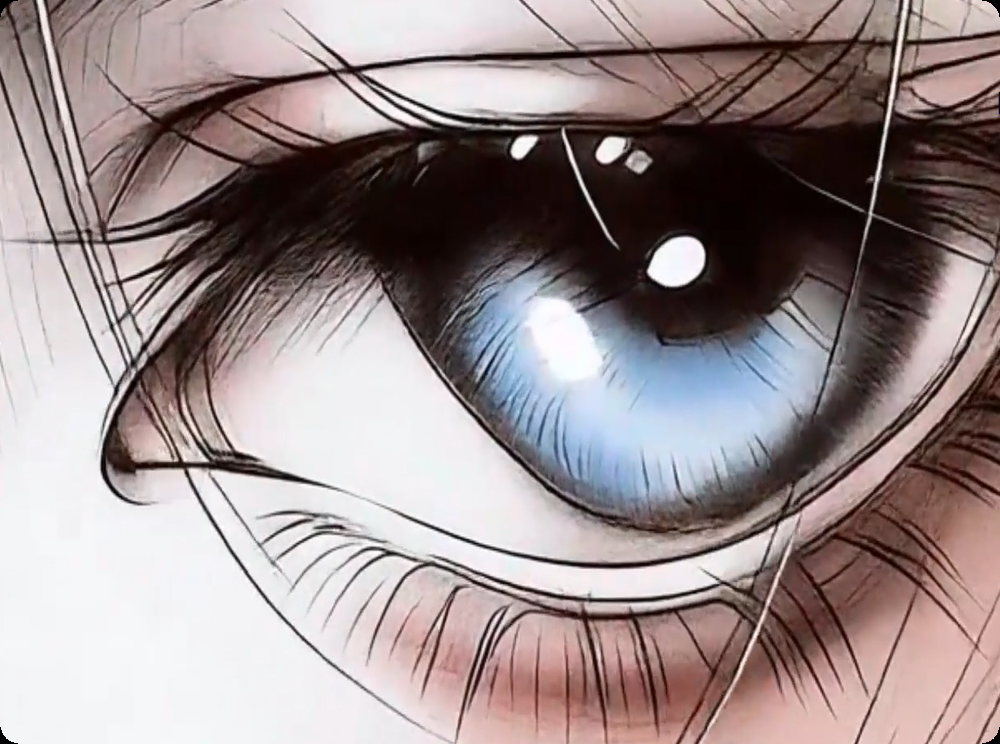
#> input picture 001.bmp, 1000 x 744 px, found by its file name
$ python '例6.11.py'
#> lines starting #> are read from the running program, lines starting #| are printed output that depends on the picture; after the words box and inside, x2 and y2 are one past the last pixel; in counts of white or black regions, pixels touching at a corner belong together
import cv2

img = cv2.imread("001.bmp", 0)
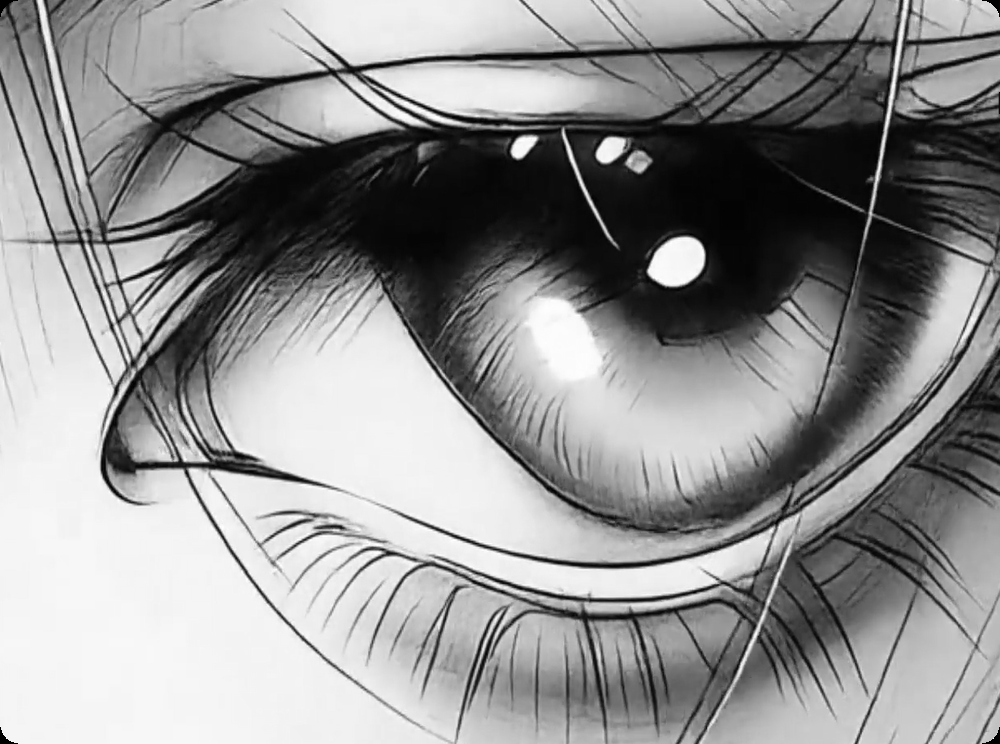
#> img: shape (744, 1000); min 0, max 255, mean 145.5
if img is None:
    raise FileNotFoundError("没有找到图片：001.bmp")

t1, thd = cv2.threshold(img, 127, 255, cv2.THRESH_BINARY)
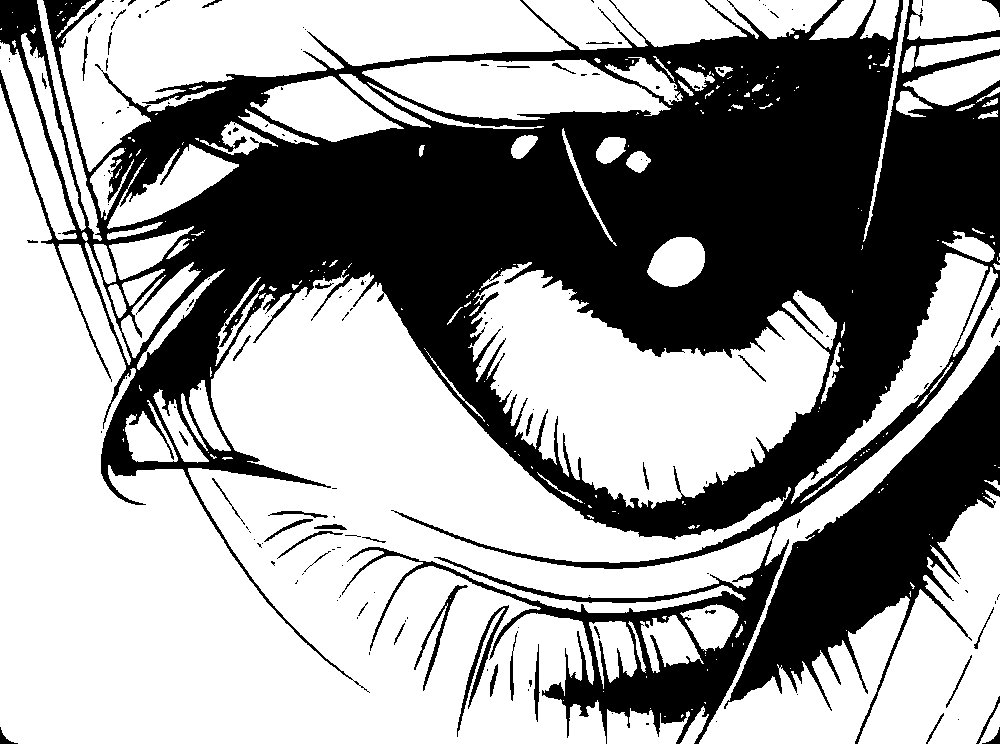
#> thd: shape (744, 1000); 61% white; 170 black regions (126 under 20 px), largest, box (x1, y1, x2, y2) and area: (0, 0, 1000, 744) 252584, (724, 345, 1000, 744) 32699, (457, 605, 509, 737) 915
athd_mean = cv2.adaptiveThreshold(
    img, 255, cv2.ADAPTIVE_THRESH_MEAN_C, cv2.THRESH_BINARY, 5, 3
)
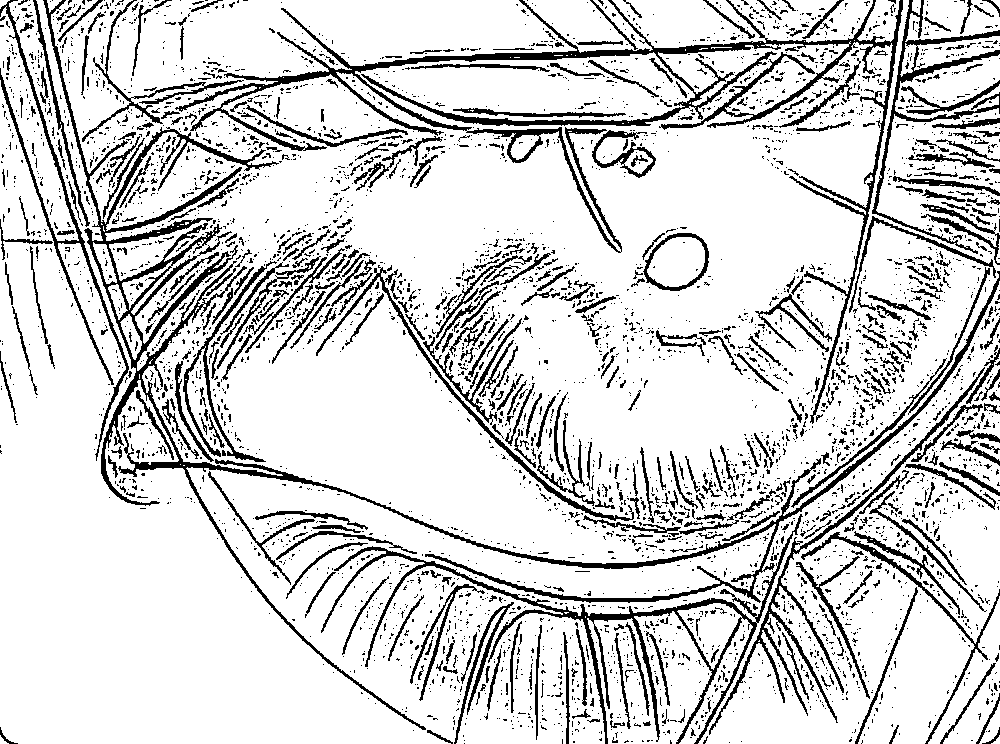
#> athd_mean: shape (744, 1000); 83.6% white; 4414 black regions (3880 under 20 px), largest, box (x1, y1, x2, y2) and area: (43, 0, 1000, 730) 16844, (175, 0, 903, 424) 15141, (321, 514, 803, 744) 5833
athd_gaus = cv2.adaptiveThreshold(
    img, 255, cv2.ADAPTIVE_THRESH_GAUSSIAN_C, cv2.THRESH_BINARY, 5, 3
)
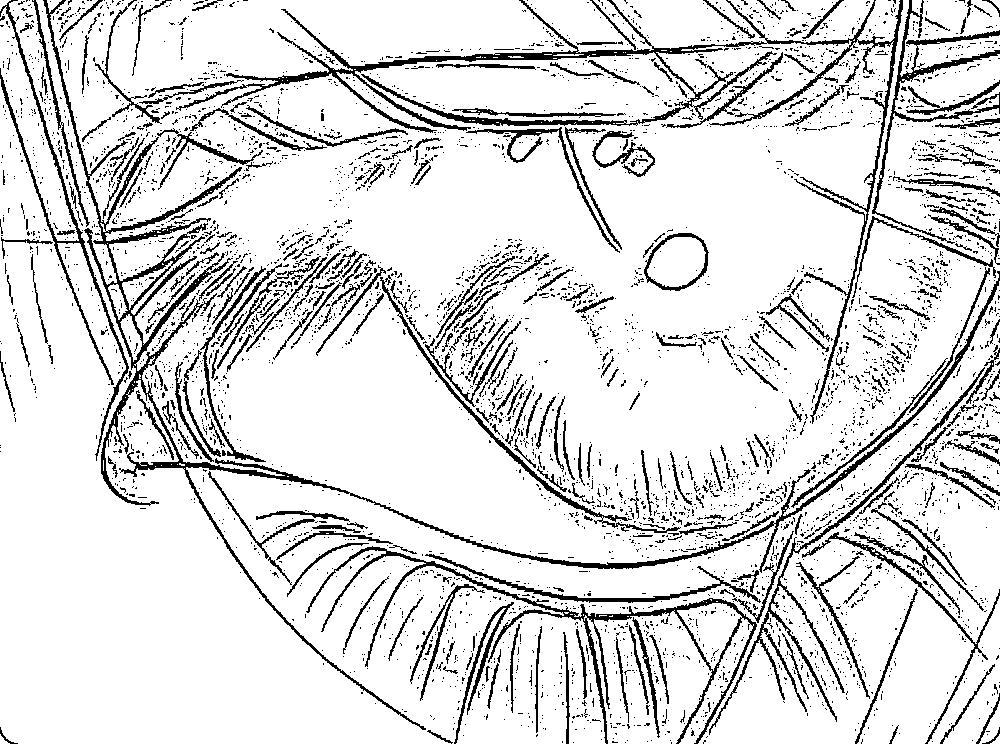
#> athd_gaus: shape (744, 1000); 86.9% white; black in thin lines or dots

print("普通阈值 t=", t1)
cv2.imshow("img", img)
cv2.imshow("thd", thd)
cv2.imshow("athd_mean", athd_mean)
cv2.imshow("athd_gaus", athd_gaus)
cv2.waitKey()
cv2.destroyAllWindows()

$ run again, with 002.png saved as 001.bmp
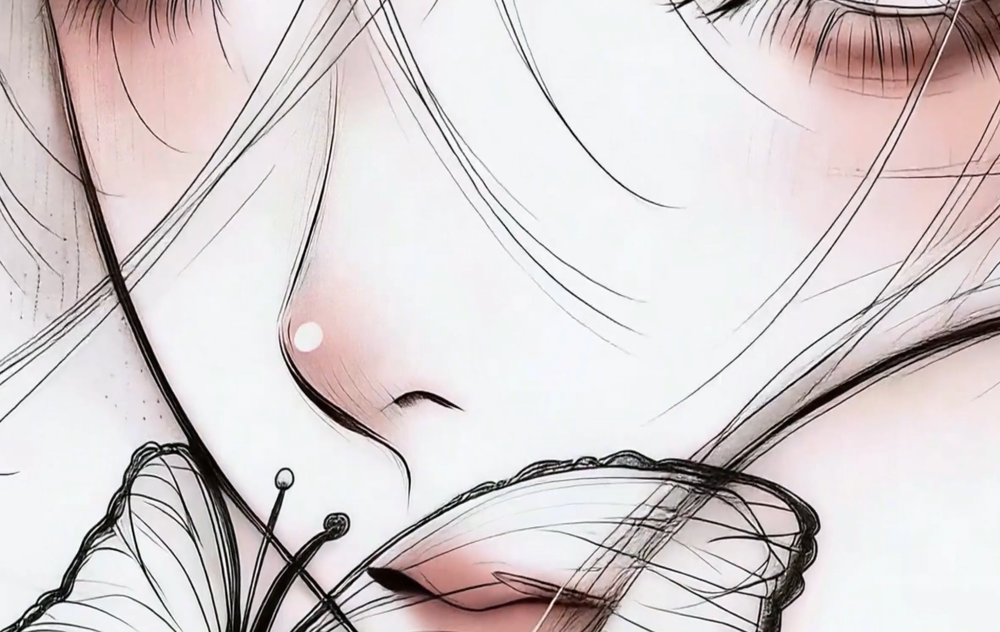
#> input picture 002.png, 1000 x 632 px, shrunk from 1918 x 1212 before the run, found by its file name
#> `t1, thd = cv2.threshold(img, 127, 255, cv2.THRESH_BINARY)`:
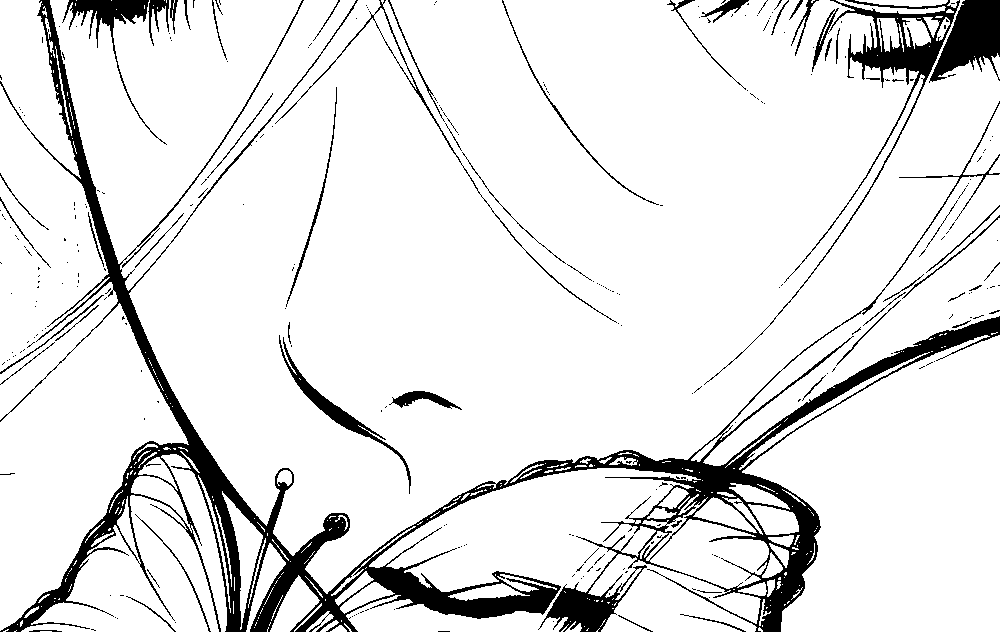
#> thd: shape (632, 1000); 89.9% white; 290 black regions (233 under 20 px), largest, box (x1, y1, x2, y2) and area: (0, 0, 1000, 632) 44742, (704, 0, 960, 385) 4535, (929, 0, 1000, 83) 3355
#> athd_mean: shape (632, 1000); 88.5% white; black in thin lines or dots
#> `athd_gaus = cv2.adaptiveThreshold( img, 255, cv2.ADAPTIVE_THRESH_GAUSS..`:
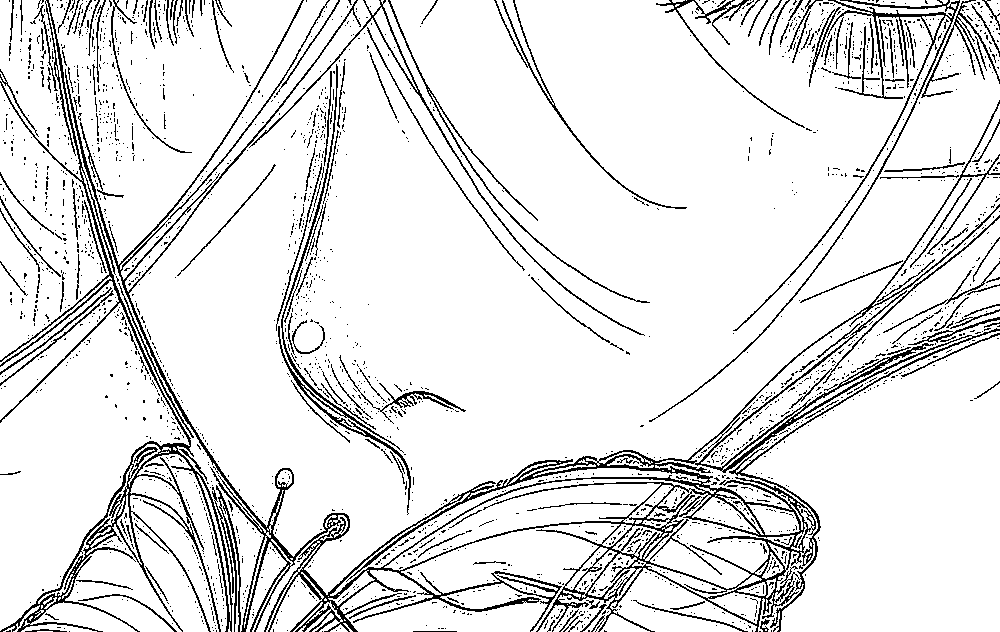
#> athd_gaus: shape (632, 1000); 89.7% white; black in thin lines or dots

$ run again, with 003.png saved as 001.bmp
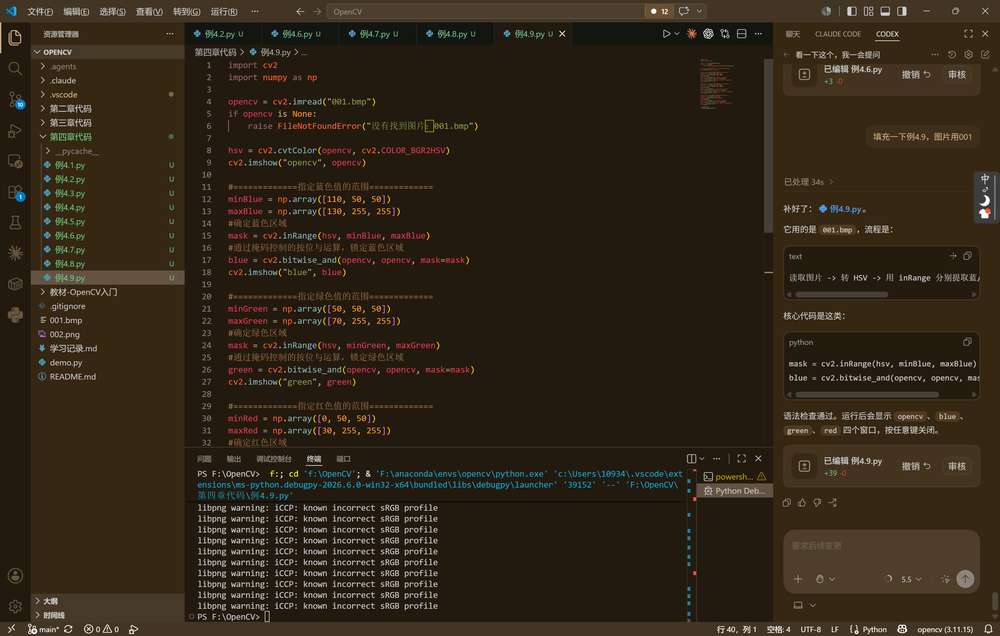
#> input picture 003.png, 1000 x 636 px, shrunk from 3120 x 1984 before the run, found by its file name
#> `t1, thd = cv2.threshold(img, 127, 255, cv2.THRESH_BINARY)`:
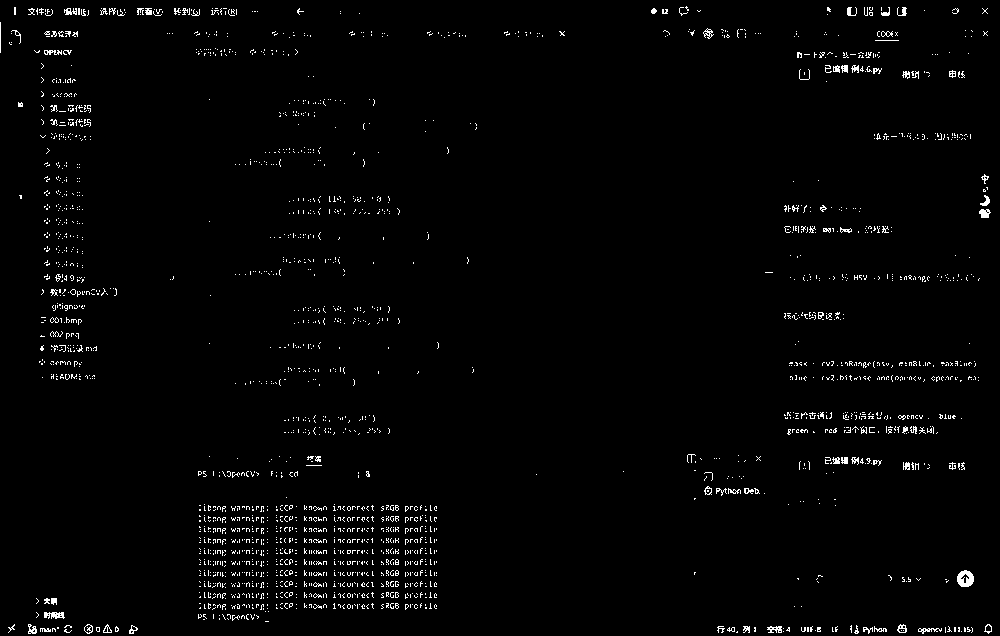
#> thd: shape (636, 1000); 1.8% white in thin lines or dots
#> athd_mean: shape (636, 1000); 83.6% white; black in thin lines or dots
#> `athd_gaus = cv2.adaptiveThreshold( img, 255, cv2.ADAPTIVE_THRESH_GAUSS..`:
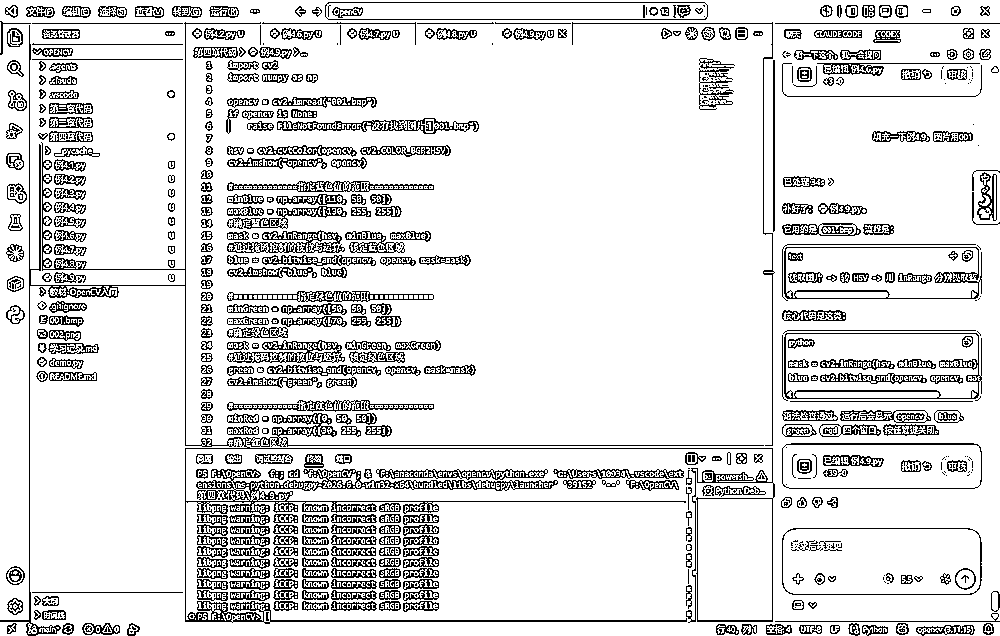
#> athd_gaus: shape (636, 1000); 87.3% white; black in thin lines or dots
